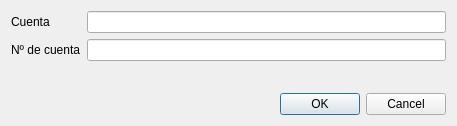
<?xml version="1.0" encoding="UTF-8"?>
<ui version="4.0">
 <class>EditAddressDialog</class>
 <widget class="QDialog" name="EditAddressDialog">
  <property name="geometry">
   <rect>
    <x>0</x>
    <y>0</y>
    <width>457</width>
    <height>126</height>
   </rect>
  </property>
  <property name="windowTitle">
   <string>Edit Address</string>
  </property>
  <layout class="QVBoxLayout" name="verticalLayout">
   <item>
    <layout class="QFormLayout" name="formLayout">
     <property name="fieldGrowthPolicy">
      <enum>QFormLayout::AllNonFixedFieldsGrow</enum>
     </property>
     <item row="0" column="0">
      <widget class="QLabel" name="label">
       <property name="text">
        <string>Cuenta</string>
       </property>
       <property name="buddy">
        <cstring>labelEdit</cstring>
       </property>
      </widget>
     </item>
     <item row="0" column="1">
      <widget class="QLineEdit" name="labelEdit">
       <property name="toolTip">
        <string>The label associated with this address book entry</string>
       </property>
      </widget>
     </item>
     <item row="1" column="0">
      <widget class="QLabel" name="label_2">
       <property name="text">
        <string>Nº de cuenta</string>
       </property>
       <property name="buddy">
        <cstring>addressEdit</cstring>
       </property>
      </widget>
     </item>
     <item row="1" column="1">
      <widget class="QLineEdit" name="addressEdit">
       <property name="toolTip">
        <string>The address associated with this address book entry. This can only be modified for sending addresses.</string>
       </property>
      </widget>
     </item>
    </layout>
   </item>
   <item>
    <widget class="QDialogButtonBox" name="buttonBox">
     <property name="orientation">
      <enum>Qt::Horizontal</enum>
     </property>
     <property name="standardButtons">
      <set>QDialogButtonBox::Cancel|QDialogButtonBox::Ok</set>
     </property>
    </widget>
   </item>
  </layout>
 </widget>
 <resources/>
 <connections>
  <connection>
   <sender>buttonBox</sender>
   <signal>accepted()</signal>
   <receiver>EditAddressDialog</receiver>
   <slot>accept()</slot>
   <hints>
    <hint type="sourcelabel">
     <x>248</x>
     <y>254</y>
    </hint>
    <hint type="destinationlabel">
     <x>157</x>
     <y>274</y>
    </hint>
   </hints>
  </connection>
  <connection>
   <sender>buttonBox</sender>
   <signal>rejected()</signal>
   <receiver>EditAddressDialog</receiver>
   <slot>reject()</slot>
   <hints>
    <hint type="sourcelabel">
     <x>316</x>
     <y>260</y>
    </hint>
    <hint type="destinationlabel">
     <x>286</x>
     <y>274</y>
    </hint>
   </hints>
  </connection>
 </connections>
</ui>
